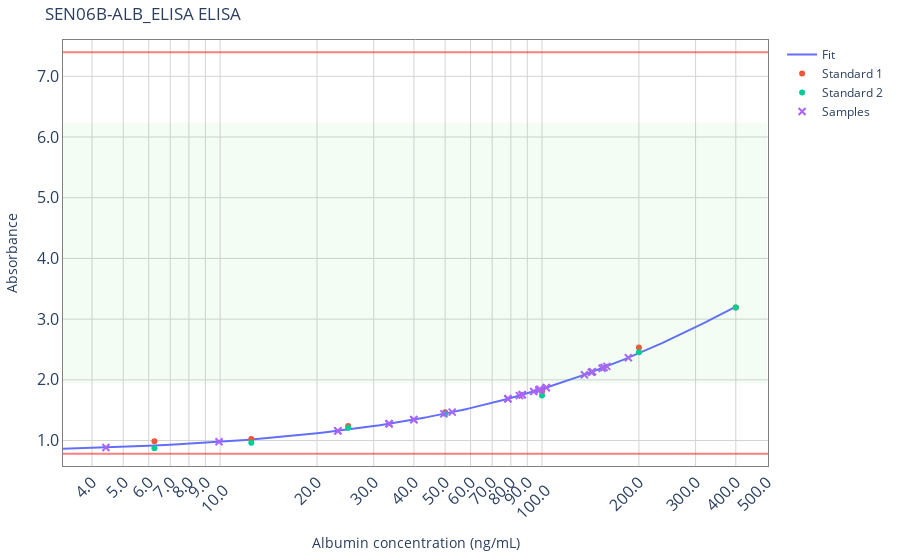
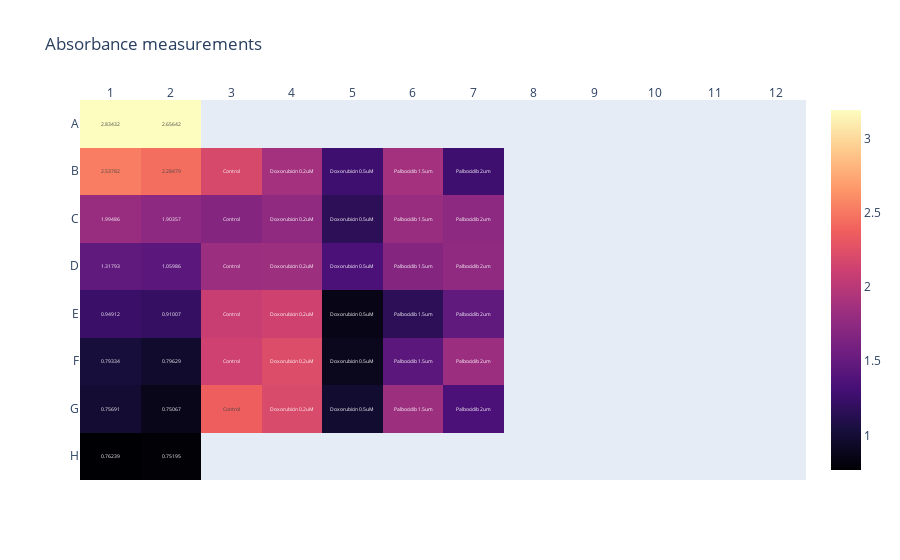

The cell these charts' notebook holds for them, in order:
### Code cell
import pandas as pd
from app.load_data import load_data
from app.calculations import calculate_limits_of_linearity, fit_least_square, residuals, logistic4_y, logistic4_x, calculate_ug_per_million_24h
from app.plotting import ELISA_plot, heatmap_plot

class Config:
    def __init__(self):
        self.title = title
        self.analyte = "ALB"
        self.N_STD_CURVES = 2
        self.DILUTION_FACTOR = 50
        self.VOLUME = 100  # microlitres
        self.CELL_NO = 55e3  # cells per well
        self.DURATION = 48  # hours
        self.std_curve_concs = {
            'AAT': [1000, 200, 40, 8, 1.6, 0.32, 0.064, 0],
            'ALB': [400, 200, 100, 50, 25, 12.5, 6.25, 0],
            'mAST': [10000, 5000, 2500, 1250, 625, 312.5, 156.25, 0]
        }
        self.file_path = file_path

def main():
    experiment = Config()
    data = load_data(experiment.file_path, 'Microplate End point', [0], package=pd)
    layout = load_data(experiment.file_path, 'Layout', [0], package=pd)

    # Calculate standard curve statistics
    std_curve_concs = pd.Series(experiment.std_curve_concs[experiment.analyte])
    std_curves = data.iloc[:, :experiment.N_STD_CURVES].set_index(std_curve_concs)
    std_curves.index.name = 'Concentration'
    std_curves.columns=[f'Standard {n+1}'for n in range(experiment.N_STD_CURVES)]
    std_curves['average'] = std_curves.mean(axis=1)
    std_curves['std'] = std_curves.std(axis=1)
    std_curves['cv'] = std_curves['std'] / std_curves['average'] * 100
    std_curves['acceptable (cv<20%)'] = std_curves['cv'] < 10

    # Initial Parameter Guess
    A, B = std_curves.average.min(), std_curves.average.min() / 2
    C = (std_curves.average.max() + std_curves.average.min()) / 1.5
    D = std_curves.average.max() * 1.5
    p0 = [A, B, C, D]

    # Fit 4PL curve using least squares optimisation
    params = fit_least_square(residuals, p0, std_curves.average, std_curves.index)
    A, B, C, D = params
    x_fit = list(range(0, int(max(std_curve_concs)))) #smooth curve
    y_fit = logistic4_y(x_fit, A, B, C, D)

    y_samples = data.iloc[:, experiment.N_STD_CURVES:].values.flatten()
    sample_names = layout.iloc[:, experiment.N_STD_CURVES:].values.flatten()
    samples_df = pd.DataFrame({'name': sample_names,
                               'absorbance': y_samples}).dropna()
    samples_df['interpolated_conc'] = samples_df['absorbance'].apply(lambda x: logistic4_x(x, A, B, C, D))
    limit_low, limit_high = calculate_limits_of_linearity(A, D)
    
    ELISA_plot(x_=samples_df.interpolated_conc,y_=samples_df.absorbance,
           title=experiment.title+' ELISA',
           standards=std_curves,
           fit=[x_fit,y_fit],
           sample_names=samples_df.name,
           limit_low=limit_low,
           limit_high=limit_high,
           analyte=experiment.analyte,
           four_PL_params=params)

    heatmap_plot(layout,data)

    samples_df['ug_1e6_24h'] = calculate_ug_per_million_24h(samples_df['interpolated_conc'], experiment.VOLUME, experiment.CELL_NO, experiment.DURATION, experiment.DILUTION_FACTOR)
    samples_df['within_range'] = samples_df['absorbance'].apply(lambda x: limit_low < x < limit_high)
    
    print(std_curves)
    print(f'4PL Parameters:\n{params}')
    samples_df = samples_df.sort_values(by=['within_range', 'name', 'ug_1e6_24h'], ascending=[False, True, False])

    metadata_df = pd.DataFrame({'title': [experiment.title], 'analyte': [experiment.analyte], 'N_STD_CURVES': [experiment.N_STD_CURVES], 'DILUTION_FACTOR': [experiment.DILUTION_FACTOR], 'VOLUME': [experiment.VOLUME], 'CELL_NO': [experiment.CELL_NO], 'DURATION': [experiment.DURATION]})
    with pd.ExcelWriter(f'output/{experiment.title} results.xlsx') as writer:
        samples_df.to_excel(writer, sheet_name='Sample Data')
        std_curves.to_excel(writer, sheet_name='Standard Curves')
        metadata_df.to_excel(writer, sheet_name='Metadata',index=False)

    return samples_df.sort_values(by='ug_1e6_24h')

if __name__ == "__main__":
    main()

### Figure 1 — Plotly figure (JSON) as saved in the notebook; plotly's stock layout.template omitted (floating-point values rounded to 4 significant figures; data arrays with more than 128 entries replaced by an {"elided": "..."} marker saying what was removed)
{"data": [{"mode": "lines", "name": "Fit", "type": "scatter", "x": {"elided": "400 int values"}, "y": {"elided": "400 float values"}}, {"mode": "markers", "name": "Standard 1", "type": "scatter", "x": [400, 200, 100, 50, 25, 12.5, 6.25, 0], "y": [3.193, 2.531, 1.809, 1.468, 1.239, 1.026, 0.988, 0.7677]}, {"mode": "markers", "name": "Standard 2", "type": "scatter", "x": [400, 200, 100, 50, 25, 12.5, 6.25, 0], "y": [3.193, 2.455, 1.741, 1.44, 1.211, 0.9638, 0.8728, 0.777]}, {"customdata": ["Control", "Doxorubicin 0.2uM", "Doxorubicin 0.5uM", "Palbociclib 1.5um", "Palbociclib 2um", "Control", "Doxorubicin 0.2uM", "Doxorubicin 0.5uM", "Palbociclib 1.5um", "Palbociclib 2um", "Control", "Doxorubicin 0.2uM", "Doxorubicin 0.5uM", "Palbociclib 1.5um", "Palbociclib 2um", "Control", "Doxorubicin 0.2uM", "Doxorubicin 0.5uM", "Palbociclib 1.5um", "Palbociclib 2um", "Control", "Doxorubicin 0.2uM", "Doxorubicin 0.5uM", "Palbociclib 1.5um", "Palbociclib 2um", "Control", "Doxorubicin 0.2uM", "Doxorubicin 0.5uM", "Palbociclib 1.5um", "Palbociclib 2um"], "hovertemplate": "<b>%{customdata}</b><br>Conc: %{x:.2f}, Abs: %{y:.2f}", "marker": {"line": {"color": "#AB63FA", "width": 2}, "size": 7, "symbol": "x-thin"}, "mode": "markers", "name": "Samples", "type": "scatter", "x": [153.7, 103.1, 33.5, 103.1, 33.5, 78.35, 86.79, 23.22, 94.24, 85.05, 97.84, 98.5, 39.98, 78.35, 86.79, 135.4, 143.5, 2.58, 23.22, 52.6, 142.4, 158.9, 4.418, 49.55, 97.84, 185.5, 155.9, 9.922, 98.5, 39.98], "y": [2.192, 1.873, 1.277, 1.873, 1.277, 1.688, 1.754, 1.159, 1.809, 1.741, 1.835, 1.84, 1.346, 1.688, 1.754, 2.084, 2.133, 0.8507, 1.159, 1.468, 2.126, 2.222, 0.8871, 1.44, 1.835, 2.364, 2.204, 0.9795, 1.84, 1.346]}], "layout": {"margin": {"b": 20, "l": 20, "r": 20, "t": 40}, "plot_bgcolor": "rgb(255,255,255)", "shapes": [{"fillcolor": "limegreen", "layer": "above", "line": {"width": 0}, "opacity": 0.05, "type": "rect", "x0": "0", "x1": 500, "xref": "x", "y0": "1.9458642040954484", "y1": "6.232962426518673", "yref": "y"}, {"line": {"color": "green"}, "opacity": 0.4, "type": "line", "x0": 798.4, "x1": 798.4, "xref": "x", "y0": 0, "y1": 1, "yref": "y domain"}, {"line": {"color": "red"}, "opacity": 0.5, "type": "line", "x0": 0, "x1": 1, "xref": "x domain", "y0": 0.781, "y1": 0.781, "yref": "y"}, {"line": {"color": "red"}, "opacity": 0.5, "type": "line", "x0": 0, "x1": 1, "xref": "x domain", "y0": 7.398, "y1": 7.398, "yref": "y"}], "title": {"text": "SEN06B-ALB_ELISA ELISA"}, "xaxis": {"anchor": "x2", "gridcolor": "lightgray", "gridwidth": 1, "linecolor": "gray", "linewidth": 1, "mirror": true, "range": [0.5119, 2.702], "showgrid": true, "showline": true, "showspikes": true, "spikethickness": 1, "tickangle": -45, "tickfont": {"size": 16}, "tickformat": ".1f", "title": {"text": "Albumin concentration (ng/mL)"}, "type": "log"}, "yaxis": {"gridcolor": "lightgray", "gridwidth": 1, "linecolor": "gray", "linewidth": 1, "mirror": true, "range": [0.581, 7.598], "showgrid": true, "showline": true, "showspikes": true, "spikethickness": 1, "tickfont": {"size": 16}, "tickformat": ".1f", "title": {"text": "Absorbance"}}}}

### Figure 2 — Plotly figure (JSON) as saved in the notebook; plotly's stock layout.template omitted (floating-point values rounded to 4 significant figures)
{"data": [{"coloraxis": "coloraxis", "hovertemplate": "<b>%{y}%{x}</b><br>Sample: %{text}<br>Absorbance: %{z:.3f}", "name": "0", "text": [[2.834, 2.656, "", "", "", "", "", "", "", "", "", ""], [2.538, 2.285, "Control", "Doxorubicin 0.2uM", "Doxorubicin 0.5uM", "Palbociclib 1.5um", "Palbociclib 2um", "", "", "", "", ""], [1.995, 1.904, "Control", "Doxorubicin 0.2uM", "Doxorubicin 0.5uM", "Palbociclib 1.5um", "Palbociclib 2um", "", "", "", "", ""], [1.318, 1.06, "Control", "Doxorubicin 0.2uM", "Doxorubicin 0.5uM", "Palbociclib 1.5um", "Palbociclib 2um", "", "", "", "", ""], [0.9491, 0.9101, "Control", "Doxorubicin 0.2uM", "Doxorubicin 0.5uM", "Palbociclib 1.5um", "Palbociclib 2um", "", "", "", "", ""], [0.7933, 0.7963, "Control", "Doxorubicin 0.2uM", "Doxorubicin 0.5uM", "Palbociclib 1.5um", "Palbociclib 2um", "", "", "", "", ""], [0.7569, 0.7507, "Control", "Doxorubicin 0.2uM", "Doxorubicin 0.5uM", "Palbociclib 1.5um", "Palbociclib 2um", "", "", "", "", ""], [0.7624, 0.752, "", "", "", "", "", "", "", "", "", ""]], "texttemplate": "%{text}", "type": "heatmap", "x": [1, 2, 3, 4, 5, 6, 7, 8, 9, 10, 11, 12], "xaxis": "x", "y": ["A", "B", "C", "D", "E", "F", "G", "H"], "yaxis": "y", "z": [[3.193, 3.193, null, null, null, null, null, null, null, null, null, null], [2.531, 2.455, 2.192, 1.873, 1.277, 1.873, 1.277, null, null, null, null, null], [1.809, 1.741, 1.688, 1.754, 1.159, 1.809, 1.741, null, null, null, null, null], [1.468, 1.44, 1.835, 1.84, 1.346, 1.688, 1.754, null, null, null, null, null], [1.239, 1.211, 2.084, 2.133, 0.8507, 1.159, 1.468, null, null, null, null, null], [1.026, 0.9638, 2.126, 2.222, 0.8871, 1.44, 1.835, null, null, null, null, null], [0.988, 0.8728, 2.364, 2.204, 0.9795, 1.84, 1.346, null, null, null, null, null], [0.7677, 0.777, null, null, null, null, null, null, null, null, null, null]]}], "layout": {"coloraxis": {"colorscale": [[0, "#000004"], [0.1111, "#180f3d"], [0.2222, "#440f76"], [0.3333, "#721f81"], [0.4444, "#9e2f7f"], [0.5556, "#cd4071"], [0.6667, "#f1605d"], [0.7778, "#fd9668"], [0.8889, "#feca8d"], [1, "#fcfdbf"]]}, "title": {"text": "Absorbance measurements"}, "xaxis": {"anchor": "y", "domain": [0, 1], "showgrid": false, "side": "top", "tickmode": "array", "tickvals": [1, 2, 3, 4, 5, 6, 7, 8, 9, 10, 11, 12]}, "yaxis": {"anchor": "x", "autorange": "reversed", "domain": [0, 1], "showgrid": false}}}
